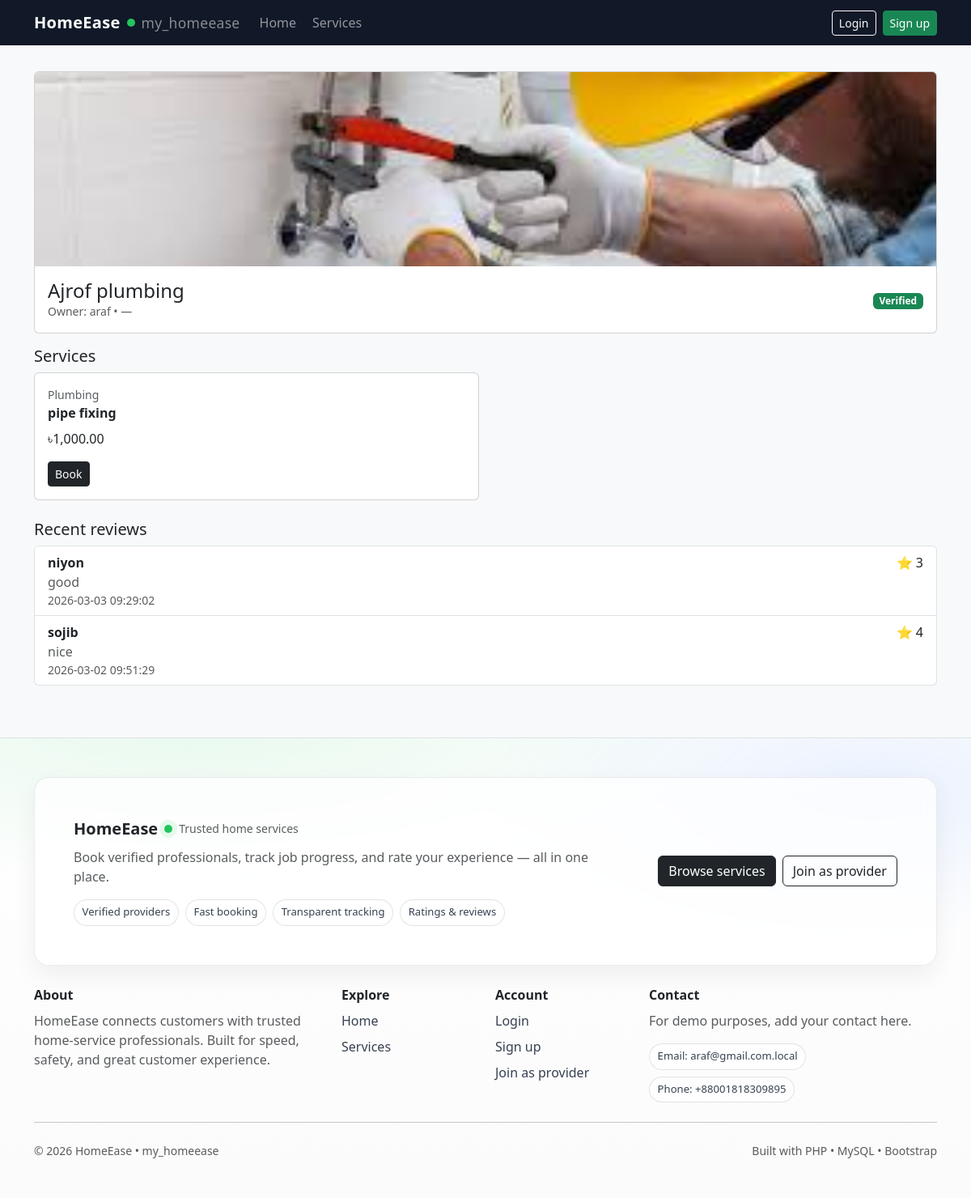
Screenshot of /provider_profile.php?id=2 with the database file from the repository.
### tables this page shows
CREATE TABLE `provider_profiles` (
  `user_id` int(11) NOT NULL,
  `business_name` varchar(160) NOT NULL,
  `bio` text DEFAULT NULL,
  `address` varchar(255) DEFAULT NULL,
  `city` varchar(80) DEFAULT NULL,
  `is_verified` tinyint(1) NOT NULL DEFAULT 0,
  `cover_photo` varchar(255) DEFAULT NULL,
  `created_at` timestamp NOT NULL DEFAULT current_timestamp(),
  `bkash_number` varchar(30) DEFAULT NULL,
  `nagad_number` varchar(30) DEFAULT NULL,
  `nid_file` varchar(255) DEFAULT NULL,
  `trade_license_file` varchar(255) DEFAULT NULL,
  `verification_status` enum('not_submitted','pending','approved','rejected') NOT NULL DEFAULT 'not_submitted',
  `verification_note` varchar(255) DEFAULT NULL,
  PRIMARY KEY (`user_id`),
  CONSTRAINT `fk_provider_user` FOREIGN KEY (`user_id`) REFERENCES `users` (`id`) ON DELETE CASCADE
);

CREATE TABLE `users` (
  `id` int(11) NOT NULL AUTO_INCREMENT,
  `role` enum('customer','provider','admin') NOT NULL,
  `name` varchar(120) NOT NULL,
  `email` varchar(190) NOT NULL,
  `phone` varchar(30) DEFAULT NULL,
  `password_hash` varchar(255) NOT NULL,
  `is_active` tinyint(1) NOT NULL DEFAULT 1,
  `created_at` timestamp NOT NULL DEFAULT current_timestamp(),
  PRIMARY KEY (`id`),
  UNIQUE KEY `email` (`email`)
);

CREATE TABLE `services` (
  `id` int(11) NOT NULL AUTO_INCREMENT,
  `provider_id` int(11) NOT NULL,
  `category` varchar(80) NOT NULL,
  `title` varchar(160) NOT NULL,
  `description` text DEFAULT NULL,
  `base_price` decimal(10,2) NOT NULL DEFAULT 0.00,
  `is_active` tinyint(1) NOT NULL DEFAULT 1,
  `created_at` timestamp NOT NULL DEFAULT current_timestamp(),
  PRIMARY KEY (`id`),
  KEY `idx_services_provider` (`provider_id`),
  KEY `idx_services_category` (`category`),
  CONSTRAINT `fk_services_provider` FOREIGN KEY (`provider_id`) REFERENCES `users` (`id`) ON DELETE CASCADE
);

CREATE TABLE `reviews` (
  `id` int(11) NOT NULL AUTO_INCREMENT,
  `booking_id` int(11) NOT NULL,
  `provider_id` int(11) NOT NULL,
  `customer_id` int(11) NOT NULL,
  `rating` tinyint(4) NOT NULL,
  `comment` text DEFAULT NULL,
  `created_at` timestamp NOT NULL DEFAULT current_timestamp(),
  PRIMARY KEY (`id`),
  UNIQUE KEY `booking_id` (`booking_id`),
  KEY `idx_reviews_provider` (`provider_id`),
  KEY `fk_reviews_customer` (`customer_id`),
  CONSTRAINT `fk_reviews_booking` FOREIGN KEY (`booking_id`) REFERENCES `bookings` (`id`) ON DELETE CASCADE,
  CONSTRAINT `fk_reviews_customer` FOREIGN KEY (`customer_id`) REFERENCES `users` (`id`) ON DELETE CASCADE,
  CONSTRAINT `fk_reviews_provider` FOREIGN KEY (`provider_id`) REFERENCES `users` (`id`) ON DELETE CASCADE
);

### app/config.php (called while the page is built, shortened)
<?php
$environment = 'production';
if ($environment === 'production') {
  return [
    'db' => [
      'host'    => 'sql207.infinityfreeapp.com',
      'name'    => 'if0_41296449_my_homeease',
      'user'    => 'if0_41296449',
      'pass'    => 'araf1164araf',
      'charset' => 'utf8mb4',
    ],
    'app' => [
      'base_url' => '/public',
    ],
  ];
}

### app/helpers.php (called while the page is built, shortened)
<?php
function e(string $s): string {
  return htmlspecialchars($s, ENT_QUOTES, 'UTF-8');
}
function base_url(string $path = ''): string {
  $config = require __DIR__ . '/config.php';
  $base = rtrim($config['app']['base_url'], '/');
  $path = ltrim($path, '/');
  return $base . ($path ? '/' . $path : '');
}

### public/provider_profile.php (the view, shortened to what this page needs)
<?php
require_once __DIR__ . '/../app/db.php';
require_once __DIR__ . '/../app/helpers.php';
$provider_id = (int)($_GET['id'] ?? 0);
$stmt = $pdo->prepare("
SELECT u.id, u.name, u.email, u.phone, p.business_name, p.bio, p.address, p.city, p.is_verified, p.cover_photo
FROM users u
JOIN provider_profiles p ON p.user_id = u.id
WHERE u.id=? AND u.role='provider' AND u.is_active=1
");
$stmt->execute([$provider_id]);
$provider = $stmt->fetch();
$img = $provider['cover_photo'] ? base_url('../storage/uploads/' . $provider['cover_photo']) : 'https://placehold.co/1200x600?text=HomeEase';
$stmt = $pdo->prepare("SELECT * FROM services WHERE provider_id=? AND is_active=1 ORDER BY created_at DESC");
$stmt->execute([$provider_id]);
$services = $stmt->fetchAll();
$stmt = $pdo->prepare("
SELECT r.rating, r.comment, r.created_at, u.name AS customer_name
FROM reviews r
JOIN users u ON u.id = r.customer_id
WHERE r.provider_id=?
ORDER BY r.created_at DESC
LIMIT 20
");
$stmt->execute([$provider_id]);
$reviews = $stmt->fetchAll();
require __DIR__ . '/../app/views/header.php';
?>
<div class="card mb-3">
  <img src="<?= e($img) ?>" alt="Cover" class="card-img-top" style="object-fit:cover;height:240px;">
  <div class="card-body">
    <div class="d-flex align-items-center justify-content-between">
      <div>
        <h1 class="h4 mb-0"><?= e($provider['business_name']) ?></h1>
        <div class="text-muted small">Owner: <?= e($provider['name']) ?> • <?= e($provider['city'] ?? '—') ?></div>
      </div>
      <div>
        <?php if ((int)$provider['is_verified']===1): ?>
          <span class="badge text-bg-success">Verified</span>
        <?php else: ?>
          <span class="badge text-bg-secondary">Not verified</span>
        <?php endif; ?>
      </div>
    </div>
  </div>
</div>
<h2 class="h5">Services</h2>
<div class="row g-3 mb-4">
  <?php foreach ($services as $s): ?>
    <div class="col-12 col-md-6">
      <div class="card h-100">
        <div class="card-body">
          <div class="text-muted small"><?= e($s['category']) ?></div>
          <div class="fw-semibold"><?= e($s['title']) ?></div>
          <div class="mt-2">৳<?= e(number_format((float)$s['base_price'],2)) ?></div>
          <a class="btn btn-sm btn-dark mt-3" href="<?= e(base_url('book.php?service_id='.(int)$s['id'])) ?>">Book</a>
        </div>
      </div>
    </div>
  <?php endforeach; ?>
</div>
<h2 class="h5">Recent reviews</h2>
<?php if (!$reviews): ?>
  <div class="alert alert-secondary">No reviews yet.</div>
<?php else: ?>
  <div class="list-group">
    <?php foreach ($reviews as $r): ?>
      <div class="list-group-item">
        <div class="d-flex justify-content-between">
          <div class="fw-semibold"><?= e($r['customer_name']) ?></div>
          <div>⭐ <?= (int)$r['rating'] ?></div>
        </div>
        <?php if ($r['comment']): ?><div class="text-muted"><?= e($r['comment']) ?></div><?php endif; ?>
        <div class="small text-muted"><?= e($r['created_at']) ?></div>
      </div>
    <?php endforeach; ?>
  </div>
<?php endif; ?>
<?php require __DIR__ . '/../app/views/footer.php'; ?>

### app/views/header.php (style rules this page uses)
:root { --brand: #111827; }

### rows the page displays
provider_profiles: cover_photo (picture), business_name "Ajrof plumbing", user_id.name "araf", city "—"
services: category "Plumbing", title "pipe fixing", base_price "1,000.00"
reviews: customer.name "niyon", rating "3", comment "good", created_at "2026-03-03 09:29:02"
reviews: customer.name "sojib", rating "4", comment "nice", created_at "2026-03-02 09:51:29"
